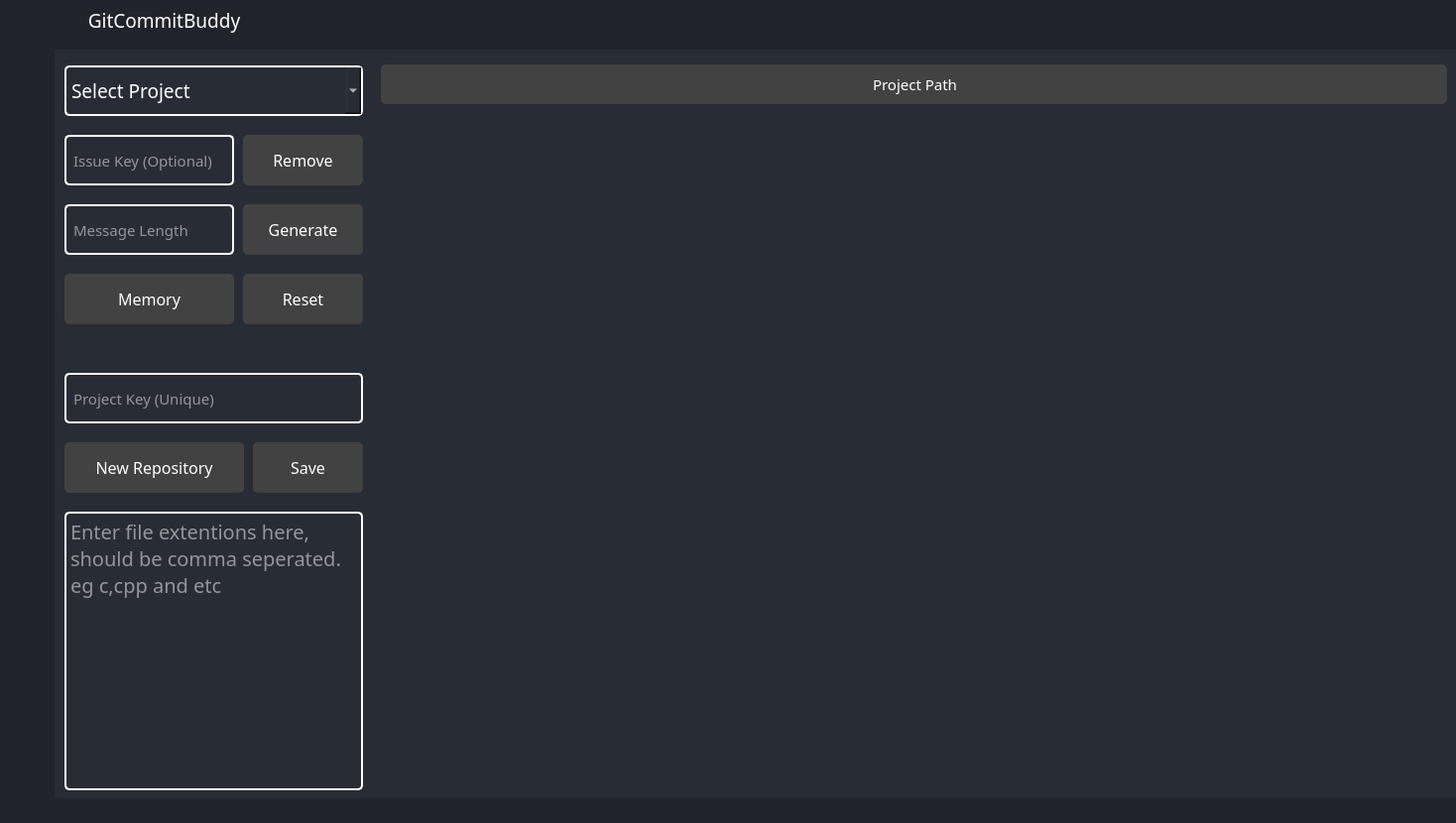
<?xml version="1.0" encoding="UTF-8"?>
<ui version="4.0">
 <class>MainWindow</class>
 <widget class="QMainWindow" name="MainWindow">
  <property name="geometry">
   <rect>
    <x>0</x>
    <y>0</y>
    <width>1468</width>
    <height>830</height>
   </rect>
  </property>
  <property name="windowTitle">
   <string>MainWindow</string>
  </property>
  <property name="styleSheet">
   <string notr="true">background-color: rgb(40, 44, 52);</string>
  </property>
  <widget class="QWidget" name="centralwidget">
   <property name="minimumSize">
    <size>
     <width>1343</width>
     <height>0</height>
    </size>
   </property>
   <layout class="QVBoxLayout" name="verticalLayout">
    <property name="spacing">
     <number>0</number>
    </property>
    <property name="leftMargin">
     <number>0</number>
    </property>
    <property name="topMargin">
     <number>0</number>
    </property>
    <property name="rightMargin">
     <number>0</number>
    </property>
    <property name="bottomMargin">
     <number>0</number>
    </property>
    <item>
     <widget class="QFrame" name="topBar">
      <property name="maximumSize">
       <size>
        <width>16777215</width>
        <height>50</height>
       </size>
      </property>
      <property name="styleSheet">
       <string notr="true">background-color: rgb(33, 37, 43);</string>
      </property>
      <property name="frameShape">
       <enum>QFrame::NoFrame</enum>
      </property>
      <property name="frameShadow">
       <enum>QFrame::Plain</enum>
      </property>
      <layout class="QHBoxLayout" name="horizontalLayout_2">
       <property name="spacing">
        <number>0</number>
       </property>
       <property name="leftMargin">
        <number>0</number>
       </property>
       <property name="topMargin">
        <number>0</number>
       </property>
       <property name="rightMargin">
        <number>0</number>
       </property>
       <property name="bottomMargin">
        <number>0</number>
       </property>
       <item>
        <widget class="QFrame" name="leftTopBar">
         <property name="minimumSize">
          <size>
           <width>0</width>
           <height>0</height>
          </size>
         </property>
         <property name="maximumSize">
          <size>
           <width>16777215</width>
           <height>16777215</height>
          </size>
         </property>
         <property name="frameShape">
          <enum>QFrame::NoFrame</enum>
         </property>
         <property name="frameShadow">
          <enum>QFrame::Plain</enum>
         </property>
         <widget class="QLabel" name="label">
          <property name="geometry">
           <rect>
            <x>14</x>
            <y>10</y>
            <width>31</width>
            <height>31</height>
           </rect>
          </property>
          <property name="text">
           <string/>
          </property>
          <property name="pixmap">
           <pixmap>../resources/assert/github.svg</pixmap>
          </property>
         </widget>
         <widget class="QLabel" name="label_2">
          <property name="geometry">
           <rect>
            <x>60</x>
            <y>0</y>
            <width>211</width>
            <height>41</height>
           </rect>
          </property>
          <property name="font">
           <font>
            <family>Baskerville Old Face</family>
            <pointsize>14</pointsize>
            <weight>50</weight>
            <bold>false</bold>
           </font>
          </property>
          <property name="styleSheet">
           <string notr="true">color: rgb(255, 255, 255);</string>
          </property>
          <property name="text">
           <string>GitCommitBuddy</string>
          </property>
          <property name="scaledContents">
           <bool>true</bool>
          </property>
          <property name="alignment">
           <set>Qt::AlignCenter</set>
          </property>
         </widget>
        </widget>
       </item>
       <item>
        <widget class="QFrame" name="rightTopBar">
         <property name="minimumSize">
          <size>
           <width>120</width>
           <height>0</height>
          </size>
         </property>
         <property name="maximumSize">
          <size>
           <width>100</width>
           <height>16777215</height>
          </size>
         </property>
         <property name="frameShape">
          <enum>QFrame::NoFrame</enum>
         </property>
         <property name="frameShadow">
          <enum>QFrame::Plain</enum>
         </property>
         <layout class="QHBoxLayout" name="horizontalLayout_3">
          <property name="spacing">
           <number>5</number>
          </property>
          <property name="leftMargin">
           <number>0</number>
          </property>
          <property name="topMargin">
           <number>0</number>
          </property>
          <property name="rightMargin">
           <number>0</number>
          </property>
          <property name="bottomMargin">
           <number>0</number>
          </property>
          <item>
           <widget class="QPushButton" name="btnMinimize">
            <property name="minimumSize">
             <size>
              <width>0</width>
              <height>50</height>
             </size>
            </property>
            <property name="toolTip">
             <string extracomment="Minimize"/>
            </property>
            <property name="styleSheet">
             <string notr="true">QPushButton{
	color: rgb(255, 255, 255);
	border:none;
}

QPushButton:hover{
	background-color: rgb(66, 66, 66);
}
</string>
            </property>
            <property name="text">
             <string/>
            </property>
            <property name="icon">
             <iconset>
              <normaloff>../resources/assert/minimize.svg</normaloff>../resources/assert/minimize.svg</iconset>
            </property>
            <property name="iconSize">
             <size>
              <width>30</width>
              <height>30</height>
             </size>
            </property>
            <property name="flat">
             <bool>true</bool>
            </property>
           </widget>
          </item>
          <item>
           <widget class="QPushButton" name="btnClose">
            <property name="minimumSize">
             <size>
              <width>0</width>
              <height>50</height>
             </size>
            </property>
            <property name="toolTip">
             <string extracomment="Close"/>
            </property>
            <property name="styleSheet">
             <string notr="true">QPushButton{
	color: rgb(255, 255, 255);
	border:none;
}

QPushButton:hover{
	
	background-color: rgb(255, 0, 0);
}
</string>
            </property>
            <property name="text">
             <string/>
            </property>
            <property name="icon">
             <iconset>
              <normaloff>../resources/assert/x.svg</normaloff>../resources/assert/x.svg</iconset>
            </property>
            <property name="iconSize">
             <size>
              <width>30</width>
              <height>30</height>
             </size>
            </property>
            <property name="flat">
             <bool>true</bool>
            </property>
           </widget>
          </item>
         </layout>
        </widget>
       </item>
      </layout>
     </widget>
    </item>
    <item>
     <widget class="QFrame" name="mainContent">
      <property name="frameShape">
       <enum>QFrame::NoFrame</enum>
      </property>
      <property name="frameShadow">
       <enum>QFrame::Plain</enum>
      </property>
      <layout class="QHBoxLayout" name="horizontalLayout">
       <property name="spacing">
        <number>0</number>
       </property>
       <property name="leftMargin">
        <number>0</number>
       </property>
       <property name="topMargin">
        <number>0</number>
       </property>
       <property name="rightMargin">
        <number>0</number>
       </property>
       <property name="bottomMargin">
        <number>0</number>
       </property>
       <item>
        <widget class="QFrame" name="leftMenu">
         <property name="minimumSize">
          <size>
           <width>55</width>
           <height>0</height>
          </size>
         </property>
         <property name="maximumSize">
          <size>
           <width>55</width>
           <height>16777215</height>
          </size>
         </property>
         <property name="styleSheet">
          <string notr="true">background-color: rgb(33, 37, 43);</string>
         </property>
         <property name="frameShape">
          <enum>QFrame::NoFrame</enum>
         </property>
         <property name="frameShadow">
          <enum>QFrame::Plain</enum>
         </property>
         <layout class="QVBoxLayout" name="verticalLayout_3">
          <property name="spacing">
           <number>0</number>
          </property>
          <property name="leftMargin">
           <number>0</number>
          </property>
          <property name="topMargin">
           <number>0</number>
          </property>
          <property name="rightMargin">
           <number>0</number>
          </property>
          <property name="bottomMargin">
           <number>0</number>
          </property>
          <item>
           <widget class="QFrame" name="bottomMenu">
            <property name="frameShape">
             <enum>QFrame::NoFrame</enum>
            </property>
            <property name="frameShadow">
             <enum>QFrame::Plain</enum>
            </property>
            <widget class="QPushButton" name="btnSettings">
             <property name="geometry">
              <rect>
               <x>0</x>
               <y>710</y>
               <width>55</width>
               <height>60</height>
              </rect>
             </property>
             <property name="minimumSize">
              <size>
               <width>0</width>
               <height>60</height>
              </size>
             </property>
             <property name="styleSheet">
              <string notr="true">QPushButton{
	color: rgb(255, 255, 255);
	border:none;
}
</string>
             </property>
             <property name="text">
              <string/>
             </property>
             <property name="icon">
              <iconset>
               <normaloff>../resources/assert/settings.svg</normaloff>../resources/assert/settings.svg</iconset>
             </property>
             <property name="iconSize">
              <size>
               <width>30</width>
               <height>30</height>
              </size>
             </property>
             <property name="flat">
              <bool>true</bool>
             </property>
            </widget>
            <widget class="QFrame" name="topMenu">
             <property name="geometry">
              <rect>
               <x>0</x>
               <y>0</y>
               <width>55</width>
               <height>160</height>
              </rect>
             </property>
             <property name="minimumSize">
              <size>
               <width>0</width>
               <height>160</height>
              </size>
             </property>
             <property name="maximumSize">
              <size>
               <width>16777215</width>
               <height>80</height>
              </size>
             </property>
             <property name="frameShape">
              <enum>QFrame::NoFrame</enum>
             </property>
             <property name="frameShadow">
              <enum>QFrame::Plain</enum>
             </property>
             <layout class="QVBoxLayout" name="verticalLayout_4">
              <property name="spacing">
               <number>0</number>
              </property>
              <property name="leftMargin">
               <number>0</number>
              </property>
              <property name="topMargin">
               <number>0</number>
              </property>
              <property name="rightMargin">
               <number>0</number>
              </property>
              <property name="bottomMargin">
               <number>0</number>
              </property>
              <item>
               <widget class="QPushButton" name="btnCommit">
                <property name="minimumSize">
                 <size>
                  <width>0</width>
                  <height>60</height>
                 </size>
                </property>
                <property name="styleSheet">
                 <string notr="true">QPushButton{
	color: rgb(255, 255, 255);
	border:none;
}

QPushButton:hover{
	border-left: 3px solid rgb(255,255,255);
}


 QPushButton:focus{
    color: rgb(255, 255, 255);
    border-left: 2px solid rgb(255,255,255);	
  }</string>
                </property>
                <property name="text">
                 <string/>
                </property>
                <property name="icon">
                 <iconset>
                  <normaloff>../resources/assert/git-commit.svg</normaloff>../resources/assert/git-commit.svg</iconset>
                </property>
                <property name="iconSize">
                 <size>
                  <width>30</width>
                  <height>30</height>
                 </size>
                </property>
                <property name="flat">
                 <bool>true</bool>
                </property>
               </widget>
              </item>
              <item>
               <widget class="QPushButton" name="btnPullRequest">
                <property name="minimumSize">
                 <size>
                  <width>0</width>
                  <height>60</height>
                 </size>
                </property>
                <property name="styleSheet">
                 <string notr="true">QPushButton{
	color: rgb(255, 255, 255);
	border:none;
}

QPushButton:hover{
	border-left: 3px solid rgb(255,255,255);
}


 QPushButton:focus{
    color: rgb(255, 255, 255);
    border-left: 2px solid rgb(255,255,255);	
  }</string>
                </property>
                <property name="text">
                 <string/>
                </property>
                <property name="icon">
                 <iconset>
                  <normaloff>../resources/assert/git-pull-request.svg</normaloff>../resources/assert/git-pull-request.svg</iconset>
                </property>
                <property name="iconSize">
                 <size>
                  <width>30</width>
                  <height>30</height>
                 </size>
                </property>
                <property name="flat">
                 <bool>true</bool>
                </property>
               </widget>
              </item>
             </layout>
            </widget>
           </widget>
          </item>
         </layout>
        </widget>
       </item>
       <item>
        <widget class="QFrame" name="rightContent">
         <property name="styleSheet">
          <string notr="true">background-color: rgb(40, 44, 52);</string>
         </property>
         <property name="frameShape">
          <enum>QFrame::NoFrame</enum>
         </property>
         <property name="frameShadow">
          <enum>QFrame::Plain</enum>
         </property>
         <layout class="QVBoxLayout" name="verticalLayout_2">
          <property name="spacing">
           <number>0</number>
          </property>
          <property name="leftMargin">
           <number>0</number>
          </property>
          <property name="topMargin">
           <number>0</number>
          </property>
          <property name="rightMargin">
           <number>0</number>
          </property>
          <property name="bottomMargin">
           <number>0</number>
          </property>
          <item>
           <widget class="QFrame" name="frame">
            <property name="frameShape">
             <enum>QFrame::NoFrame</enum>
            </property>
            <property name="frameShadow">
             <enum>QFrame::Plain</enum>
            </property>
            <layout class="QVBoxLayout" name="verticalLayout_5">
             <property name="spacing">
              <number>0</number>
             </property>
             <property name="leftMargin">
              <number>0</number>
             </property>
             <property name="topMargin">
              <number>0</number>
             </property>
             <property name="rightMargin">
              <number>0</number>
             </property>
             <property name="bottomMargin">
              <number>0</number>
             </property>
             <item>
              <widget class="QStackedWidget" name="stackedWidget">
               <property name="minimumSize">
                <size>
                 <width>0</width>
                 <height>742</height>
                </size>
               </property>
               <property name="maximumSize">
                <size>
                 <width>16777215</width>
                 <height>742</height>
                </size>
               </property>
               <property name="currentIndex">
                <number>0</number>
               </property>
               <widget class="QWidget" name="commitPage">
                <layout class="QHBoxLayout" name="horizontalLayout_4">
                 <property name="spacing">
                  <number>0</number>
                 </property>
                 <property name="leftMargin">
                  <number>0</number>
                 </property>
                 <property name="topMargin">
                  <number>0</number>
                 </property>
                 <property name="rightMargin">
                  <number>0</number>
                 </property>
                 <property name="bottomMargin">
                  <number>0</number>
                 </property>
                 <item>
                  <widget class="QFrame" name="frame_3">
                   <property name="minimumSize">
                    <size>
                     <width>320</width>
                     <height>0</height>
                    </size>
                   </property>
                   <property name="maximumSize">
                    <size>
                     <width>260</width>
                     <height>16777215</height>
                    </size>
                   </property>
                   <property name="frameShape">
                    <enum>QFrame::NoFrame</enum>
                   </property>
                   <property name="frameShadow">
                    <enum>QFrame::Plain</enum>
                   </property>
                   <widget class="QLineEdit" name="issueKeyLineEdit">
                    <property name="geometry">
                     <rect>
                      <x>10</x>
                      <y>80</y>
                      <width>171</width>
                      <height>51</height>
                     </rect>
                    </property>
                    <property name="font">
                     <font>
                      <family>Baskerville Old Face</family>
                      <pointsize>11</pointsize>
                     </font>
                    </property>
                    <property name="styleSheet">
                     <string notr="true">QLineEdit{
color: rgb(255, 255, 255);
padding-left: 5px;
border-radius: 5px;
border: 2px solid rgb(255,255,255);	
}
</string>
                    </property>
                    <property name="placeholderText">
                     <string>Issue Key (Optional)</string>
                    </property>
                    <property name="clearButtonEnabled">
                     <bool>true</bool>
                    </property>
                   </widget>
                   <widget class="QComboBox" name="projectsComboBox">
                    <property name="geometry">
                     <rect>
                      <x>10</x>
                      <y>10</y>
                      <width>301</width>
                      <height>51</height>
                     </rect>
                    </property>
                    <property name="font">
                     <font>
                      <family>Baskerville Old Face</family>
                      <pointsize>14</pointsize>
                      <weight>50</weight>
                      <bold>false</bold>
                     </font>
                    </property>
                    <property name="styleSheet">
                     <string notr="true">QComboBox{
color: rgb(255, 255, 255);
padding-left: 5px;
border-radius: 5px;
border: 2px solid rgb(255,255,255);	
}</string>
                    </property>
                    <property name="editable">
                     <bool>false</bool>
                    </property>
                    <property name="placeholderText">
                     <string notr="true">Select Project</string>
                    </property>
                    <property name="frame">
                     <bool>true</bool>
                    </property>
                   </widget>
                   <widget class="QLineEdit" name="commitMessageLenghtEdit">
                    <property name="geometry">
                     <rect>
                      <x>10</x>
                      <y>150</y>
                      <width>171</width>
                      <height>51</height>
                     </rect>
                    </property>
                    <property name="font">
                     <font>
                      <family>Baskerville Old Face</family>
                      <pointsize>11</pointsize>
                     </font>
                    </property>
                    <property name="toolTip">
                     <string extracomment="Commit message length. default 10."/>
                    </property>
                    <property name="toolTipDuration">
                     <number>6</number>
                    </property>
                    <property name="styleSheet">
                     <string notr="true">QLineEdit{
color: rgb(255, 255, 255);
padding-left: 5px;
border-radius: 5px;
border: 2px solid rgb(255,255,255);	
}
</string>
                    </property>
                    <property name="placeholderText">
                     <string>Message Length </string>
                    </property>
                    <property name="clearButtonEnabled">
                     <bool>true</bool>
                    </property>
                   </widget>
                   <widget class="QPushButton" name="btnBrowse">
                    <property name="geometry">
                     <rect>
                      <x>10</x>
                      <y>390</y>
                      <width>181</width>
                      <height>51</height>
                     </rect>
                    </property>
                    <property name="font">
                     <font>
                      <family>Baskerville Old Face</family>
                      <pointsize>12</pointsize>
                     </font>
                    </property>
                    <property name="styleSheet">
                     <string notr="true">QPushButton{
	color: rgb(255, 255, 255);
	background-color: rgb(66, 66, 66);
	border:none;
	border-radius: 5px;
}

QPushButton:hover{
	border-radius: 10px;
}

QPushButton:pressed{
	border: 2px solid rgb(255,255,255);	
}</string>
                    </property>
                    <property name="text">
                     <string>New Repository</string>
                    </property>
                    <property name="icon">
                     <iconset>
                      <normaloff>../resources/assert/folder.svg</normaloff>../resources/assert/folder.svg</iconset>
                    </property>
                    <property name="flat">
                     <bool>true</bool>
                    </property>
                   </widget>
                   <widget class="QTextEdit" name="fileExtentionsTextEdit">
                    <property name="geometry">
                     <rect>
                      <x>10</x>
                      <y>460</y>
                      <width>301</width>
                      <height>281</height>
                     </rect>
                    </property>
                    <property name="font">
                     <font>
                      <family>Baskerville Old Face</family>
                      <pointsize>15</pointsize>
                     </font>
                    </property>
                    <property name="styleSheet">
                     <string notr="true">color: rgb(255, 255, 255);
border-radius: 5px;
border: 2px solid rgb(255,255,255);	</string>
                    </property>
                    <property name="frameShape">
                     <enum>QFrame::NoFrame</enum>
                    </property>
                    <property name="frameShadow">
                     <enum>QFrame::Plain</enum>
                    </property>
                    <property name="html">
                     <string>&lt;!DOCTYPE HTML PUBLIC &quot;-//W3C//DTD HTML 4.0//EN&quot; &quot;http://www.w3.org/TR/REC-html40/strict.dtd&quot;&gt;
&lt;html&gt;&lt;head&gt;&lt;meta name=&quot;qrichtext&quot; content=&quot;1&quot; /&gt;&lt;style type=&quot;text/css&quot;&gt;
p, li { white-space: pre-wrap; }
&lt;/style&gt;&lt;/head&gt;&lt;body style=&quot; font-family:'Baskerville Old Face'; font-size:15pt; font-weight:400; font-style:normal;&quot;&gt;
&lt;p style=&quot;-qt-paragraph-type:empty; margin-top:0px; margin-bottom:0px; margin-left:0px; margin-right:0px; -qt-block-indent:0; text-indent:0px; font-size:10pt;&quot;&gt;&lt;br /&gt;&lt;/p&gt;&lt;/body&gt;&lt;/html&gt;</string>
                    </property>
                    <property name="placeholderText">
                     <string>Enter file extentions here, should be comma seperated. eg c,cpp and etc</string>
                    </property>
                   </widget>
                   <widget class="QPushButton" name="btnSaveProjectConfiguration">
                    <property name="geometry">
                     <rect>
                      <x>200</x>
                      <y>390</y>
                      <width>111</width>
                      <height>51</height>
                     </rect>
                    </property>
                    <property name="font">
                     <font>
                      <family>Baskerville Old Face</family>
                      <pointsize>12</pointsize>
                     </font>
                    </property>
                    <property name="styleSheet">
                     <string notr="true">QPushButton{
	color: rgb(255, 255, 255);
	background-color: rgb(66, 66, 66);
	border:none;
	border-radius: 5px;
}

QPushButton:hover{
	border-radius: 10px;
}

QPushButton:pressed{
	border: 2px solid rgb(255,255,255);	
}</string>
                    </property>
                    <property name="text">
                     <string>Save</string>
                    </property>
                    <property name="icon">
                     <iconset>
                      <normaloff>../resources/assert/save.svg</normaloff>../resources/assert/save.svg</iconset>
                    </property>
                    <property name="iconSize">
                     <size>
                      <width>20</width>
                      <height>20</height>
                     </size>
                    </property>
                    <property name="flat">
                     <bool>true</bool>
                    </property>
                   </widget>
                   <widget class="QLineEdit" name="projectKey">
                    <property name="geometry">
                     <rect>
                      <x>10</x>
                      <y>320</y>
                      <width>301</width>
                      <height>51</height>
                     </rect>
                    </property>
                    <property name="font">
                     <font>
                      <family>Baskerville Old Face</family>
                      <pointsize>11</pointsize>
                     </font>
                    </property>
                    <property name="toolTip">
                     <string extracomment="Commit message length. default 10."/>
                    </property>
                    <property name="toolTipDuration">
                     <number>6</number>
                    </property>
                    <property name="styleSheet">
                     <string notr="true">QLineEdit{
color: rgb(255, 255, 255);
padding-left: 5px;
border-radius: 5px;
border: 2px solid rgb(255,255,255);	
}
</string>
                    </property>
                    <property name="placeholderText">
                     <string>Project Key (Unique)</string>
                    </property>
                    <property name="clearButtonEnabled">
                     <bool>true</bool>
                    </property>
                   </widget>
                   <widget class="QPushButton" name="btnGenerateCommit">
                    <property name="geometry">
                     <rect>
                      <x>190</x>
                      <y>150</y>
                      <width>121</width>
                      <height>51</height>
                     </rect>
                    </property>
                    <property name="font">
                     <font>
                      <family>Baskerville Old Face</family>
                      <pointsize>12</pointsize>
                     </font>
                    </property>
                    <property name="styleSheet">
                     <string notr="true">QPushButton{
	color: rgb(255, 255, 255);
	background-color: rgb(66, 66, 66);
	border:none;
	border-radius: 5px;
}

QPushButton:hover{
	border-radius: 10px;
}

QPushButton:pressed{
	border: 2px solid rgb(255,255,255);	
}</string>
                    </property>
                    <property name="text">
                     <string>Generate</string>
                    </property>
                    <property name="icon">
                     <iconset>
                      <normaloff>../resources/assert/send.svg</normaloff>../resources/assert/send.svg</iconset>
                    </property>
                    <property name="flat">
                     <bool>true</bool>
                    </property>
                   </widget>
                   <widget class="QPushButton" name="btnRemoveProject">
                    <property name="geometry">
                     <rect>
                      <x>190</x>
                      <y>80</y>
                      <width>121</width>
                      <height>51</height>
                     </rect>
                    </property>
                    <property name="font">
                     <font>
                      <family>Baskerville Old Face</family>
                      <pointsize>12</pointsize>
                     </font>
                    </property>
                    <property name="styleSheet">
                     <string notr="true">QPushButton{
	color: rgb(255, 255, 255);
	background-color: rgb(66, 66, 66);
	border:none;
	border-radius: 5px;
}

QPushButton:hover{
	border-radius: 10px;
}

QPushButton:pressed{
	border: 2px solid rgb(255,255,255);	
}</string>
                    </property>
                    <property name="text">
                     <string>Remove</string>
                    </property>
                    <property name="icon">
                     <iconset>
                      <normaloff>../resources/assert/minus.svg</normaloff>../resources/assert/minus.svg</iconset>
                    </property>
                    <property name="flat">
                     <bool>true</bool>
                    </property>
                   </widget>
                   <widget class="QPushButton" name="btnClearMemory">
                    <property name="geometry">
                     <rect>
                      <x>10</x>
                      <y>220</y>
                      <width>171</width>
                      <height>51</height>
                     </rect>
                    </property>
                    <property name="font">
                     <font>
                      <family>Baskerville Old Face</family>
                      <pointsize>12</pointsize>
                     </font>
                    </property>
                    <property name="styleSheet">
                     <string notr="true">QPushButton{
	color: rgb(255, 255, 255);
	background-color: rgb(66, 66, 66);
	border:none;
	border-radius: 5px;
}

QPushButton:hover{
	border-radius: 10px;
}

QPushButton:pressed{
	border: 2px solid rgb(255,255,255);	
}</string>
                    </property>
                    <property name="text">
                     <string>Memory</string>
                    </property>
                    <property name="icon">
                     <iconset>
                      <normaloff>../resources/assert/refresh-ccw.svg</normaloff>../resources/assert/refresh-ccw.svg</iconset>
                    </property>
                    <property name="flat">
                     <bool>true</bool>
                    </property>
                   </widget>
                   <widget class="QPushButton" name="btnResetTextEdit">
                    <property name="geometry">
                     <rect>
                      <x>190</x>
                      <y>220</y>
                      <width>121</width>
                      <height>51</height>
                     </rect>
                    </property>
                    <property name="font">
                     <font>
                      <family>Baskerville Old Face</family>
                      <pointsize>12</pointsize>
                     </font>
                    </property>
                    <property name="styleSheet">
                     <string notr="true">QPushButton{
	color: rgb(255, 255, 255);
	background-color: rgb(66, 66, 66);
	border:none;
	border-radius: 5px;
}

QPushButton:hover{
	border-radius: 10px;
}

QPushButton:pressed{
	border: 2px solid rgb(255,255,255);	
}</string>
                    </property>
                    <property name="text">
                     <string>Reset</string>
                    </property>
                    <property name="icon">
                     <iconset>
                      <normaloff>../resources/assert/trash.svg</normaloff>../resources/assert/trash.svg</iconset>
                    </property>
                    <property name="flat">
                     <bool>true</bool>
                    </property>
                   </widget>
                  </widget>
                 </item>
                 <item>
                  <widget class="QFrame" name="frame_4">
                   <property name="frameShape">
                    <enum>QFrame::NoFrame</enum>
                   </property>
                   <property name="frameShadow">
                    <enum>QFrame::Plain</enum>
                   </property>
                   <layout class="QVBoxLayout" name="verticalLayout_6">
                    <item>
                     <widget class="QLabel" name="projectPath">
                      <property name="minimumSize">
                       <size>
                        <width>0</width>
                        <height>40</height>
                       </size>
                      </property>
                      <property name="font">
                       <font>
                        <family>Baskerville Old Face</family>
                        <pointsize>11</pointsize>
                       </font>
                      </property>
                      <property name="styleSheet">
                       <string notr="true">color: rgb(255, 255, 255);
background-color: rgb(66, 66, 66);
padding-left: 2px;
border-radius: 5px;</string>
                      </property>
                      <property name="text">
                       <string>Project Path</string>
                      </property>
                      <property name="alignment">
                       <set>Qt::AlignCenter</set>
                      </property>
                     </widget>
                    </item>
                    <item>
                     <widget class="QTextEdit" name="textEdit">
                      <property name="font">
                       <font>
                        <family>Baskerville Old Face</family>
                        <pointsize>11</pointsize>
                       </font>
                      </property>
                      <property name="styleSheet">
                       <string notr="true">color: rgb(255, 255, 255);</string>
                      </property>
                      <property name="frameShape">
                       <enum>QFrame::NoFrame</enum>
                      </property>
                      <property name="frameShadow">
                       <enum>QFrame::Plain</enum>
                      </property>
                      <property name="readOnly">
                       <bool>true</bool>
                      </property>
                      <property name="html">
                       <string>&lt;!DOCTYPE HTML PUBLIC &quot;-//W3C//DTD HTML 4.0//EN&quot; &quot;http://www.w3.org/TR/REC-html40/strict.dtd&quot;&gt;
&lt;html&gt;&lt;head&gt;&lt;meta name=&quot;qrichtext&quot; content=&quot;1&quot; /&gt;&lt;style type=&quot;text/css&quot;&gt;
p, li { white-space: pre-wrap; }
&lt;/style&gt;&lt;/head&gt;&lt;body style=&quot; font-family:'Baskerville Old Face'; font-size:11pt; font-weight:400; font-style:normal;&quot;&gt;
&lt;p style=&quot;-qt-paragraph-type:empty; margin-top:0px; margin-bottom:0px; margin-left:0px; margin-right:0px; -qt-block-indent:0; text-indent:0px; font-size:10pt;&quot;&gt;&lt;br /&gt;&lt;/p&gt;&lt;/body&gt;&lt;/html&gt;</string>
                      </property>
                     </widget>
                    </item>
                   </layout>
                  </widget>
                 </item>
                </layout>
               </widget>
               <widget class="QWidget" name="pullRequestPage"/>
               <widget class="QWidget" name="settingsPage"/>
               <widget class="QWidget" name="homePage"/>
              </widget>
             </item>
            </layout>
           </widget>
          </item>
          <item>
           <widget class="QFrame" name="frame_2">
            <property name="minimumSize">
             <size>
              <width>0</width>
              <height>25</height>
             </size>
            </property>
            <property name="maximumSize">
             <size>
              <width>16777215</width>
              <height>25</height>
             </size>
            </property>
            <property name="styleSheet">
             <string notr="true">background-color: rgb(33, 37, 43);</string>
            </property>
            <property name="frameShape">
             <enum>QFrame::NoFrame</enum>
            </property>
            <property name="frameShadow">
             <enum>QFrame::Plain</enum>
            </property>
           </widget>
          </item>
         </layout>
        </widget>
       </item>
      </layout>
     </widget>
    </item>
   </layout>
  </widget>
 </widget>
 <resources/>
 <connections/>
</ui>
